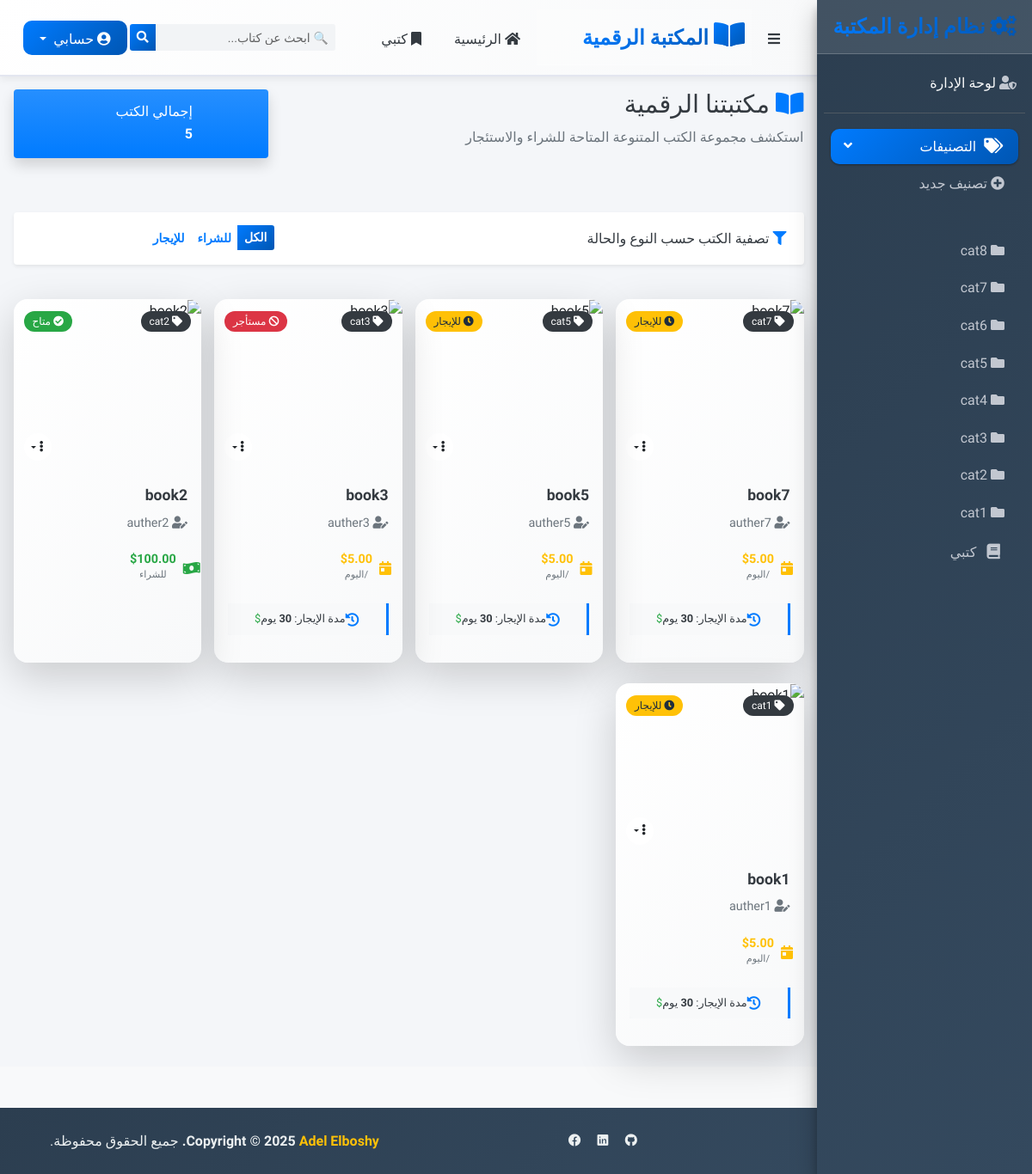
Page / (signed in) on the earlier database version.
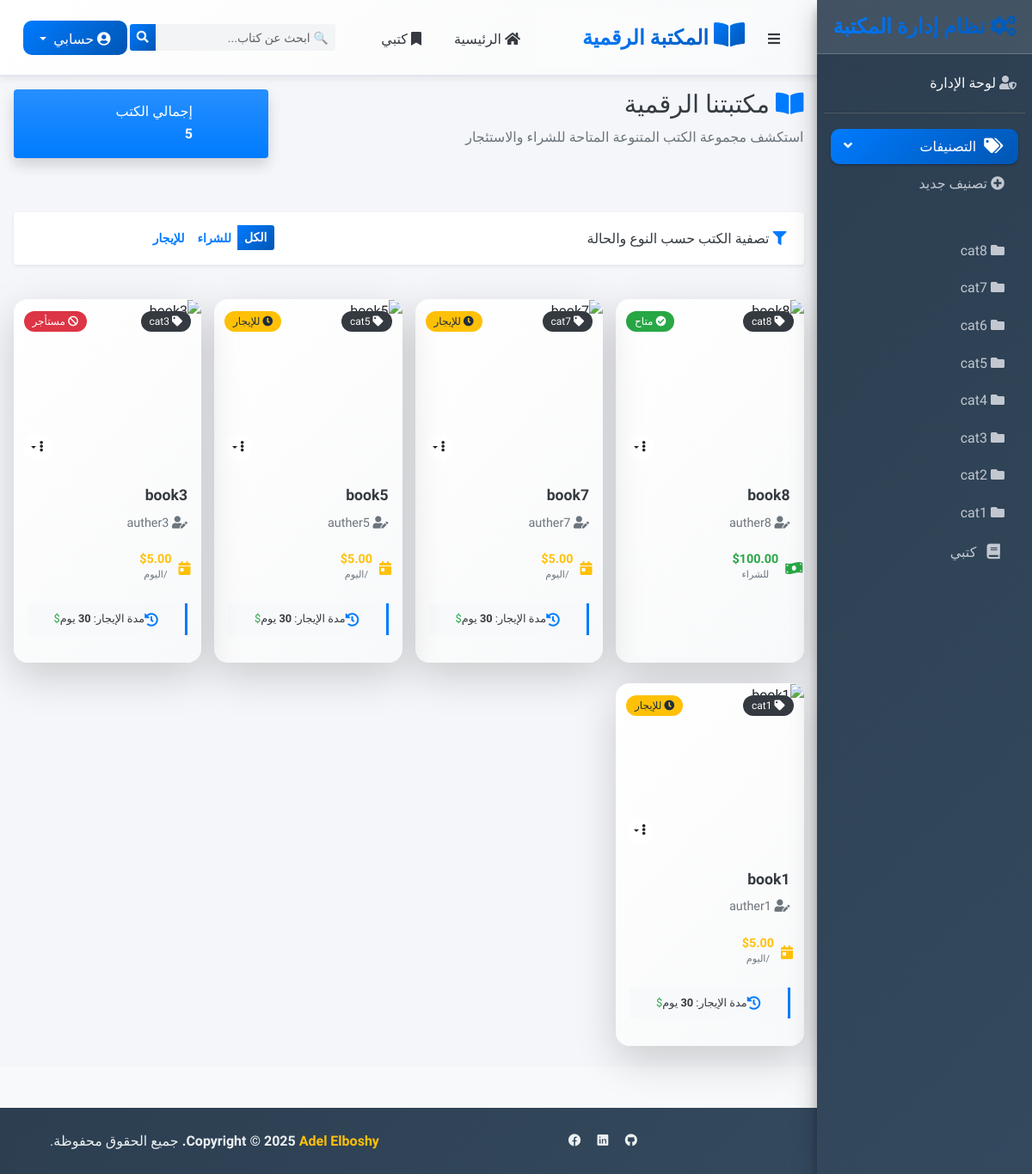
Same page on the later database version.
### my_books/models.py (models this page shows, shortened)
class Category(models.Model):
    name =  models.CharField(max_length = 100)
    class Meta :
        ordering = ['-id']

class Book (models.Model):
    book_status =[
        ('available','available'),
        ('rented','rented'),
        ('sold','sold'),
        ('avl_for_rent','avl_for_rent')
    ]
    title           =models.CharField(max_length=100)
    auther          =models.CharField(max_length=100)
    book_image      =models.ImageField(upload_to='photos %Y %m %d ',null=True,blank=True)
    auther_image    =models.ImageField(upload_to='photos2 %Y %m %d',null=True,blank=True)
    price           =models.DecimalField(max_digits=10,decimal_places=2,null=True,blank=True)
    status          =models.CharField(max_length = 100,choices=book_status,default='available')
    pages           =models.IntegerField()
    active          =models.BooleanField(default=True)
    retal_price_day =models.DecimalField(max_digits=10,decimal_places=2,null=True,blank=True)
    retal_proid     =models.IntegerField(null=True,blank=True)
    discription     =models.TextField()
    catigery        =models.ForeignKey(Category,on_delete=models.PROTECT)
    class Meta :
        ordering = ['-id']

### main_app/views.py (the view)
# urls.py: 2. Add a URL to urlpatterns:  path('', views.home, name='home')
def home(request):
    if Customer.objects.filter(user_id = request.user.id).first():
        filtered_books = Book.objects.exclude(status='sold')
        search = request.GET.get('search_name')
        if search:
            filtered_books = filtered_books.filter(title__icontains=search)
        context = {
            'forms'            : new_book(),
            'books'            : filtered_books,
            'books_num'        : Book.objects.filter(active=True).count(),
            'sold_books'       : Book.objects.filter(status='sold').count(),
            'rented_books_num' : Book.objects.filter(status='rented').count(),
            'avl_books'        : Book.objects.filter(status='available').count(),
            'customer'         : Customer.objects.filter(user_id = request.user.id).first(),
        }
        return render(request, 'index.html', {**context , **base_context})
    else:
        return render(request, 'start.html')

### main_app/forms.py
class new_category (forms.ModelForm):
    class Meta :
        model = Category
        fields = [
            'name',
        ]
        widgets = {
            'name': forms.TextInput(attrs={'class':'form-control','name':'search_key'}),
        }

### main_app/templates/index.html (shortened to what the changed rows need)
{% extends 'base.html' %}
{% block content %}
<div style="direction: rtl;" class="wrapper">
    <div class="content-wrapper">
        <div class="content-header mb-4">
            <div class="container-fluid">
                <div class="row mb-2">
                    <div class="col-sm-8">
                        <h1 class="m-0 text-dark">
                            <i class="fas fa-book-open text-primary me-2"></i>
                            مكتبتنا الرقمية
                        </h1>
                    </div>
                </div>
            </div>
        </div>
        <div class="content">
            <div class="container-fluid">
                <div class="row">
                    {% for book in books %}
                        {% if book.status != "sold" %}
                            <div class="col-xl-3 col-lg-4 col-md-6 mb-4 hide_books book{{ book.catigery.id }} book{{book.status}}">
                                <div class="card book-card h-100 shadow-lg border-0">
                                    <div class="book-image-container position-relative">
                                        <div class="category-badge">
                                            <span class="badge bg-dark bg-opacity-75">
                                                <i class="fas fa-tag me-1"></i>
                                                {{ book.catigery.name }}
                                            </span>
                                        </div>
                                        <div class="status-badge">
                                            {% if book.status == "available" %}
                                                <span class="badge bg-success">
                                                    <i class="fas fa-check-circle me-1"></i>
                                                    متاح
                                                </span>
                                            {% elif book.status == "avl_for_rent" %}
                                                <span class="badge bg-warning text-dark">
                                                    <i class="fas fa-clock me-1"></i>
                                                    للإيجار
                                                </span>
                                            {% elif book.status == "rented" %}
                                                <span class="badge bg-danger">
                                                    <i class="fas fa-ban me-1"></i>
                                                    مستأجر
                                                </span>
                                            {% endif %}
                                        </div>
                                        <div class="action-dropdown">
                                            <div class="dropdown">
                                                <button class="btn btn-action dropdown-toggle"
                                                        type="button" data-bs-toggle="dropdown"
                                                        aria-expanded="false">
                                                    <i class="fas fa-ellipsis-v"></i>
                                                </button>
                                            </div>
                                        </div>
                                    </div>
                                    <div class="card-body p-3">
                                        <h5 class="book-title mb-2">
                                            <a href="{% url 'description' book.id %}" class="text-dark text-decoration-none">
                                                {{ book.title }}
                                            </a>
                                        </h5>
                                        <p class="book-author text-muted mb-3">
                                            <i class="fas fa-user-edit me-2"></i>
                                            {{ book.auther }}
                                        </p>
                                        <div class="book-stats">
                                            <div class="row g-2 text-center">
                                                <div class="col-4">
                                                    <div class="stat-item">
                                                        {% if book.price %}
                                                            <i class="fas fa-money-bill-wave text-success"></i>
                                                            <div class="stat-content">
                                                                <span class="stat-number text-success">${{ book.price }}</span>
                                                                <small class="stat-label">للشراء</small>
                                                            </div>
                                                        {% elif book.retal_price_day %}
                                                            <i class="fas fa-calendar-day text-warning"></i>
                                                            <div class="stat-content">
                                                                <span class="stat-number text-warning">${{ book.retal_price_day }}</span>
                                                                <small class="stat-label">/اليوم</small>
                                                            </div>
                                                        {% endif %}
                                                    </div>
                                                </div>
                                            </div>
                                        </div>
                                        {% if book.retal_proid %}
                                        <div class="rental-period mt-3">
                                            <div class="d-flex align-items-center justify-content-center bg-light rounded p-2">
                                                <i class="fas fa-history text-primary me-2"></i>
                                                <small class="text-dark">
                                                    مدة الإيجار: <strong>{{ book.retal_proid }}</strong> يوم
                                                </small>
                                                {% if book.retal_price_day and book.retal_proid %}
                                                <small class="text-success me-auto fw-bold">
                                                    ${{ book.total_price }}
                                                </small>
                                                {% endif %}
                                            </div>
                                        </div>
                                        {% endif %}
                                    </div>
                                </div>
                            </div>
                        {% endif %}
                    {% endfor %}
                </div>
            </div>
        </div>
    </div>
</div>
{% endblock %}

### templates/base.html (shortened to what the changed rows need)
{%load static%}
<!DOCTYPE html>
<html lang="ar" dir="rtl">
<head>
    <link rel="stylesheet" href="{% static 'plugins/fontawesome-free/css/all.min.css' %}">
    <link rel="stylesheet" href="https://code.ionicframework.com/ionicons/2.0.1/css/ionicons.min.css">
    <link rel="stylesheet" href="{% static 'dist/css/adminlte_ar.min.css' %}">
    <link rel="stylesheet" href="https://cdn.jsdelivr.net/npm/bootstrap-icons@1.10.0/font/bootstrap-icons.css">
</head>
<body class="hold-transition sidebar-mini layout-fixed">
    <aside class="main-sidebar sidebar-dark-primary elevation-4">
        <div class="sidebar">
            <nav class="mt-2">
                <ul class="nav nav-pills nav-sidebar flex-column" data-widget="treeview" role="menu" data-accordion="false">
                    <li class="nav-item has-treeview menu-open">
                        <ul class="nav nav-treeview">
                            {% for category in catigories %}
                                <li class="nav-item cat{{ category.id }}">
                                    <a class="nav-link" href="#">
                                        <i class="fas fa-folder me-2"></i>
                                        <p>{{ category.name }}</p>
                                    </a>
                                </li>
                            {% endfor %}
                        </ul>
                    </li>
                </ul>
            </nav>
        </div>
    </aside>
    {% block content %}
    {% endblock %}
</body>
</html>

Differences in the rows shown:
no longer on this page (row edited): Book: catigery.name "cat2", status "available" (drawn), title "book2", auther "auther2", price "100.00"
now on this page (row edited): Book: catigery.name "cat8", status "available" (drawn), title "book8", auther "auther8", price "100.00"
